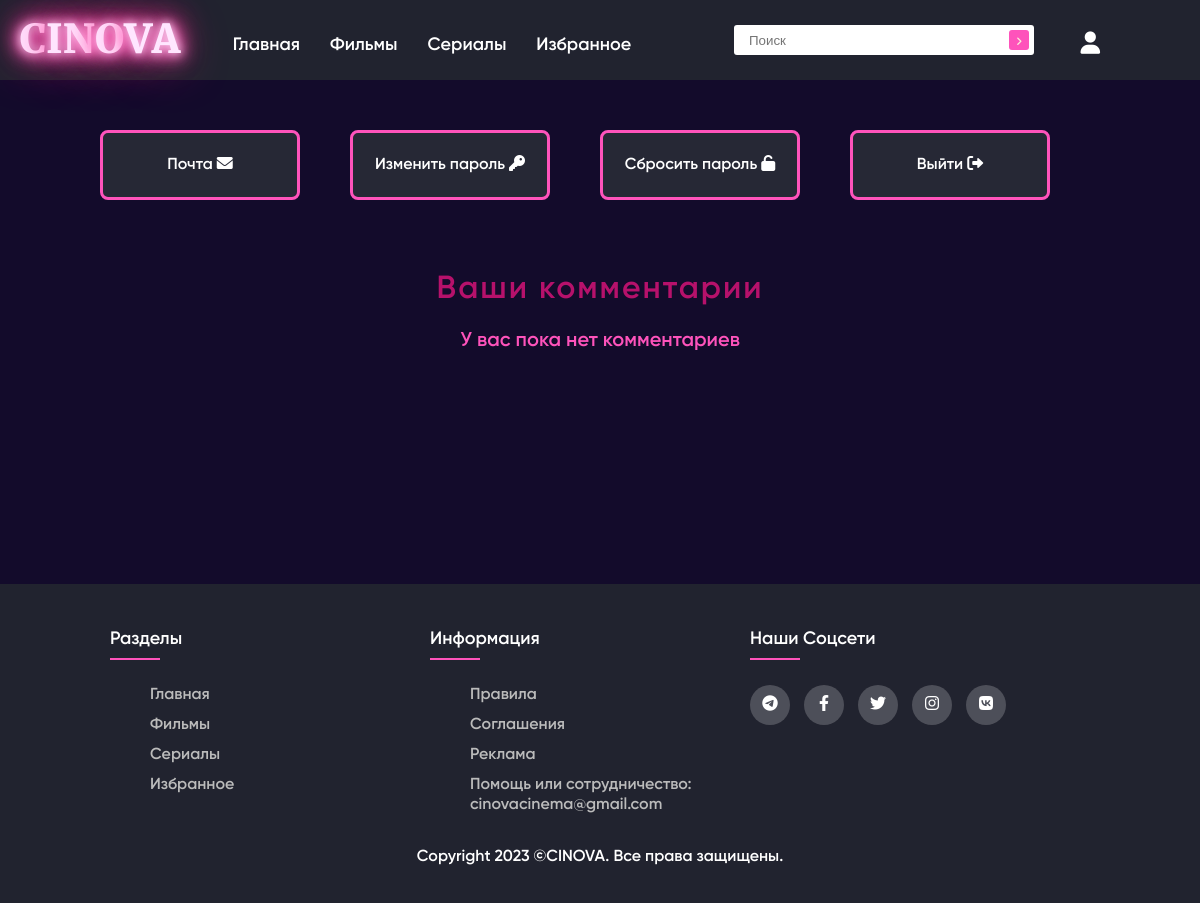
The app's page /cinova/account/ (signed in), older data.
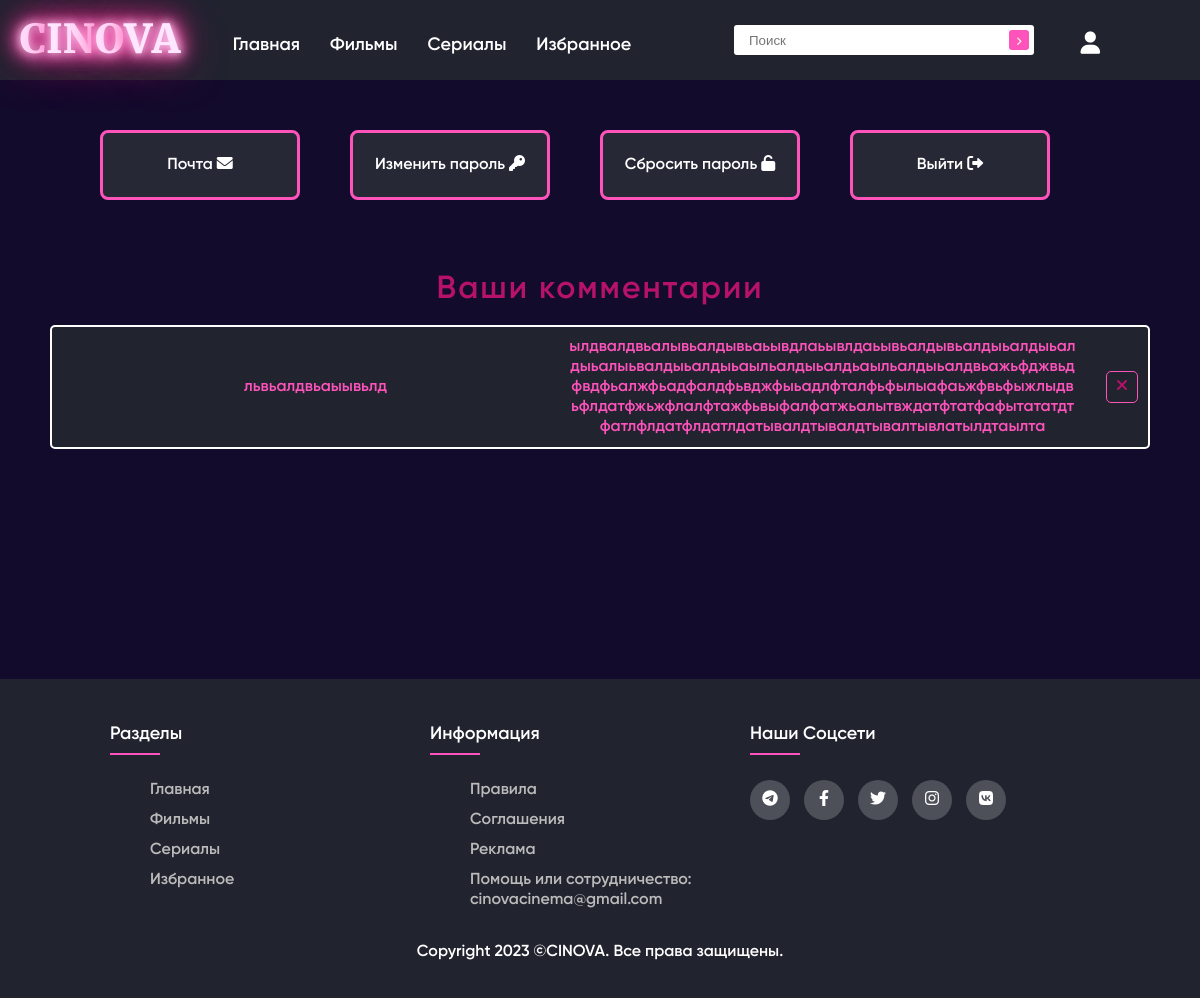
The same page, newer data.
### cinova_app/models.py (models this page shows)
class Comment(models.Model):
    author = models.ForeignKey(User, on_delete=models.CASCADE)
    movie_id = models.IntegerField(null=True)
    type_choices = [
        ('positive', 'Положительный'),
        ('negative', 'Отрицательный'),
    ]
    type = models.CharField(max_length=10, choices=type_choices)
    date = models.DateField()
    title = models.CharField(
        max_length=100,
        validators=[MinLengthValidator(limit_value=10, message="Минимальная длина заголовка - 10 символов")]
    )
    review = models.TextField(
        validators=[MinLengthValidator(limit_value=200, message="Минимальная длина отзыва - 200 символов")]
    )

### cinova_app/views.py (the view)
# urls.py: path('account/', views.account_view, name='account'),
@login_required
def account_view(request):
    user_comments = Comment.objects.filter(author=request.user).order_by('-date')
    context = {'user_comments': user_comments}
    return render(request, 'account/account.html', context)

### cinova_app/templates/account/account.html (shortened to what this page needs)
{% extends 'cinova_app/base.html' %}
{% load static %}
{% block content %}
<div class="account-container">
      <form action="{% url 'account_email' %}" method="post">
        <button class="form-account" type="submit">Почта <i class="fas fa-envelope"></i></button>
  </form>
  <form action="{% url 'account_change_password' %}" method="post">
      <button class="form-account" type="submit">Изменить пароль <i class="fas fa-key"></i></button>
  </form>
  <form action="{% url 'account_reset_password' %}" method="post">
      <button class="form-account" type="submit">Сбросить пароль <i class="fas fa-unlock"></i></button>
  </form>
      <form action="{% url 'account_logout' %}" method="post">
    <button class="form-account" type="submit">Выйти <i class="fas fa-sign-out-alt"></i></button>
  </form>
</div>
<div class="user-comments">
    <div class="catalog-title">
        Ваши комментарии
    </div>
    <ul class="comment-list">
        {% if user_comments %}
            {% for reviews_from_site in user_comments %}
                <li class="comment-item">
                    <div class="comment-title">{{ reviews_from_site.title }}</div>
                    <div class="comment-body">{{ reviews_from_site.review }}</div>
                    <a href="{% url 'cinova:delete_review' reviews_from_site.movie_id %}" class="delete-link"><i class="fas fa-times"></i></a>
                </li>
            {% endfor %}
        {% else %}
        <div class="no-contents">
            <p>У вас пока нет комментариев</p>
            </div>
        {% endif %}
    </ul>
</div>
{% endblock %}

### cinova_app/templates/cinova_app/base.html (shortened to what this page needs)
<!DOCTYPE html>
{% load static %}
<html lang="en">
<head>
    <link rel="stylesheet" href="{% static 'css/style.css' %}">
    <link rel="stylesheet" href="https://cdnjs.cloudflare.com/ajax/libs/font-awesome/6.0.0-beta3/css/all.min.css">
</head>
<body>
<header class="header">
    <nav class="menu">
        <div class="container menu-container">
            <div class="sign">
                <a href="{% url 'home' %}"><span class="fast-flicker">c</span>in<span class="flicker">o</span>va</a>
            </div>
            <div class="menu-items">
                <div class="menu-item {% if request.path == '/' %}current{% endif %}">
                    <a href="{% url 'home' %}">Главная</a>
                </div>
                <div class="menu-item {% if request.path == '/cinova/movies/' %}current{% endif %}">
                    <a href="{% url 'cinova:movies' %}">Фильмы</a>
                </div>
                <div class="menu-item {% if request.path == '/cinova/series/' %}current{% endif %}">
                    <a href="{% url 'cinova:series' %}">Сериалы</a>
                </div>
                <div class="menu-item {% if request.path == '/cinova/likes/' %}current{% endif %}">
                    <a href="{% url 'cinova:likes' %}">Избранное</a>
                </div>
            </div>
            <div class="icons">
                <form class="search-form" method="get" action="{% url 'cinova:search_movies' %}">
                    <div>
                        <input class="search-input" type="search" placeholder="Поиск" name="q"/>
                        <button class="search-btn" type="submit"></button>
                    </div>
                </form>
                <a class="user"
                   href="{% if user.is_authenticated %}{% url 'cinova:account' %}{% else %}{% url 'account_login' %}{% endif %}">
                    <i class="fas fa-user"></i>
                </a>
            </div>
        </div>
    </nav>
</header>
<main>
    {% block content %}
    {% endblock %}
</main>
<footer class="footer">
    <div class="container">
        <div class="row">
            <div class="footer-col">
                <h4>разделы</h4>
                <ul>
                    <li><a href="{% url 'home' %}">главная</a></li>
                    <li><a href="{% url 'cinova:movies' %}">фильмы</a></li>
                    <li><a href="{% url 'cinova:series' %}">сериалы</a></li>
                    <li><a href="{% url 'cinova:likes' %}">избранное</a></li>
                </ul>
            </div>
            <div class="footer-col">
                <h4>информация</h4>
                <ul>
                    <li><a href="#">правила</a></li>
                    <li><a href="#">соглашения</a></li>
                    <li><a href="#">реклама</a></li>
                    <li><a href="mailto:cinovacinema@gmail.com" style="text-transform: lowercase;"><span
                            style="text-transform: capitalize;">П</span>омощь или сотрудничество: cinovacinema@gmail.com</a>
                    </li>
                </ul>
            </div>
            <div class="footer-col">
                <h4>наши соцсети</h4>
                <div class="social-links">
                    <a href="#"><i class="fab fa-telegram"></i></a>
                    <a href="#"><i class="fab fa-facebook-f"></i></a>
                    <a href="#"><i class="fab fa-twitter"></i></a>
                    <a href="#"><i class="fab fa-instagram"></i></a>
                    <a href="#"><i class="fab fa-vk"></i></a>
                </div>
            </div>
        </div>
        <p style="text-align: center;">Copyright 2023 ©CINOVA. Все права защищены.</p>
    </div>
</footer>
</body>
</html>

Row changes from the older to the newer data that the page shows:
added Comment: title "львьалдвьаыывьлд", review "ылдвалдвьалывьалдывьаьывдлаьывлдаьывьалдывьалдыьалдыьалдыьалыьвалдыьалдыьаыльалдыьалдьаыльалдыьалдвьажьфджвьдфвдфьалжфьадфалдфьвджфыьадлфталфьфылыафаьжфвьфыжлыдвьфлдатфжьжфлалфтажфьвыфалфатжьалытвждатфтатфафытататдтфатлфлдатфлдатлдатывалдтывалдтывалтывлатылдтаылта"
Text that changed along with them:
text no longer shown: "У вас пока нет комментариев"
